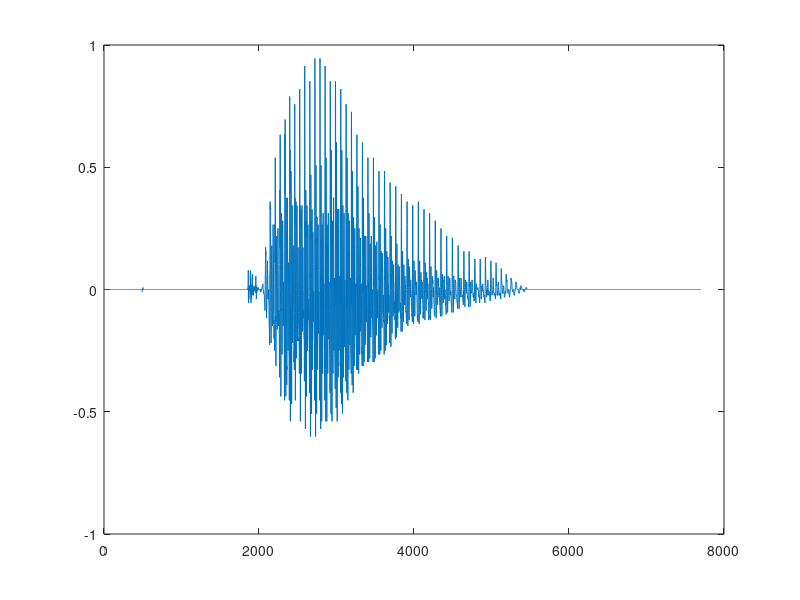

Write the MATLAB code that produced this figure. (Note: this script raises an error after producing the figure.)
load go.mat;
plot(x);
x_voice = x(1860:5471); %lay khoang co am thanh
L = 320;
m = 60;
[X] = DFTwin(x_voice, L, m, 512);